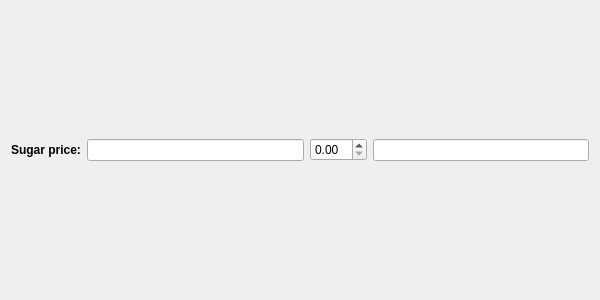
<?xml version="1.0" encoding="UTF-8"?>
<ui version="4.0">
 <class>Form</class>
 <widget class="QWidget" name="Form">
  <property name="geometry">
   <rect>
    <x>0</x>
    <y>0</y>
    <width>600</width>
    <height>300</height>
   </rect>
  </property>
  <property name="windowTitle">
   <string>Form</string>
  </property>
  <layout class="QHBoxLayout" name="horizontalLayout_2">
   <item>
    <layout class="QHBoxLayout" name="horizontalLayout">
     <item>
      <widget class="QLabel" name="label">
       <property name="font">
        <font>
         <bold>true</bold>
        </font>
       </property>
       <property name="text">
        <string>Sugar price:</string>
       </property>
      </widget>
     </item>
     <item>
      <widget class="QLineEdit" name="lineEdit_price"/>
     </item>
     <item>
      <widget class="QDoubleSpinBox" name="doubleSpinBox"/>
     </item>
     <item>
      <widget class="QLineEdit" name="lineEdit_total"/>
     </item>
    </layout>
   </item>
  </layout>
 </widget>
 <resources/>
 <connections/>
</ui>
